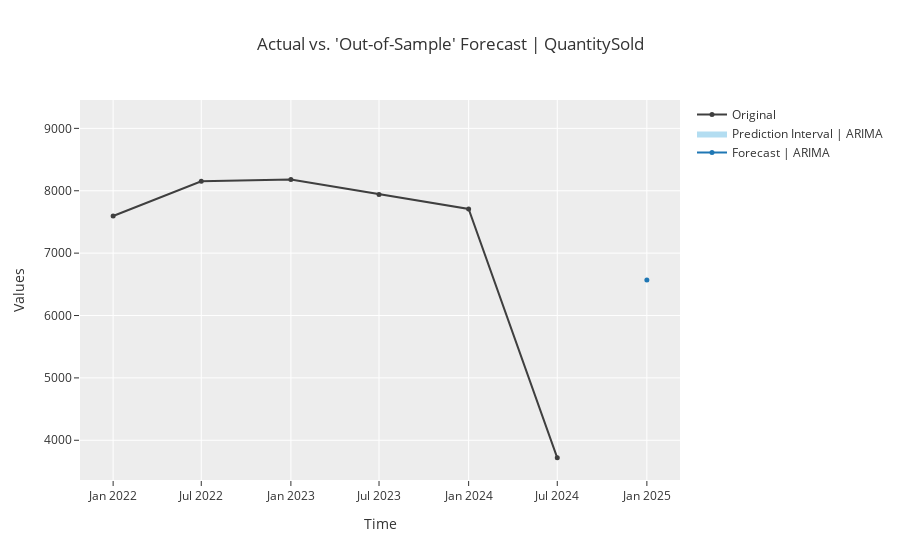

The notebook cell saved with this chart:
### Code cell
exp = setup(
    data=df_clean_semestral,                             #DataFrame com os dados de séries temporais.
    target='QuantitySold',                     #Nome da coluna alvo.
    fh=1,                               #Horizonte de previsão (número de períodos futuros a prever).
    fold=3,                              #Número de dobras para validação cruzada.
    session_id=123,                      #Semente para reprodutibilidade.Imagine que o session_id é como anotar “a mesma semente” antes de plantar.Assim, se você repetir o plantio com a mesma semente e condições, crescerá a mesma planta.
    numeric_imputation_target='linear',  #Método de imputação para valores numéricos.Conecta os pontos vizinhos com uma reta (geralmente o mais realista).
    verbose=True,                       #Exibir informações detalhadas durante o setup.
)


# ==========================================
# 4. Comparar e treinar
# ==========================================
best_model = compare_models(sort='MAE')   #testa diversos modelos de séries temporais do PyCaret e retorna o melhor com base no MAE.
#tuned_model = tune_model(best_model, optimize='MAE', n_iter=10)
final_model = finalize_model(best_model)  #Treina o modelo selecionado em todo o conjunto de dados disponível.

# ==========================================
# 5. Previsão futura
# ==========================================

future_predictions = predict_model(final_model, fh=1)                           #Gera previsões para os próximos 24 períodos (meses).
future_predictions['y_pred'] = np.round(future_predictions['y_pred']).astype(int)  #Converte as previsões para números inteiros
plot_model(final_model, plot='forecast')                                         #Plota as previsões futuras geradas pelo modelo.

### Figure 1 — Plotly figure (JSON) as saved in the notebook; plotly's stock layout.template omitted (floating-point values rounded to 4 significant figures)
{"data": [{"line": {"color": "#1f77b4"}, "marker": {"size": 5}, "mode": "lines+markers", "name": "Forecast | ARIMA", "showlegend": true, "type": "scatter", "x": ["2025-01-01T00:00:00"], "y": [6568.0]}, {"line": {"width": 0}, "marker": {"color": "#68BBE3"}, "mode": "lines", "name": "Lower Interval", "showlegend": false, "type": "scatter", "x": ["2025-01-01T00:00:00"], "y": [3986.0]}, {"fill": "tonexty", "fillcolor": "rgba(104,187,227,0.5)", "line": {"width": 0}, "marker": {"color": "#68BBE3"}, "mode": "lines", "name": "Prediction Interval | ARIMA", "showlegend": true, "type": "scatter", "x": ["2025-01-01T00:00:00"], "y": [9150.0]}, {"marker": {"color": "#3f3f3f", "size": 5}, "mode": "lines+markers", "name": "Original", "showlegend": true, "type": "scatter", "x": ["2022-01-01T00:00:00", "2022-07-01T00:00:00", "2023-01-01T00:00:00", "2023-07-01T00:00:00", "2024-01-01T00:00:00", "2024-07-01T00:00:00"], "y": [7595, 8152, 8180, 7940, 7708, 3718]}], "layout": {"showlegend": true, "title": {"text": "Actual vs. 'Out-of-Sample' Forecast | QuantitySold"}, "xaxis": {"title": {"text": "Time"}}, "yaxis": {"title": {"text": "Values"}}}}
